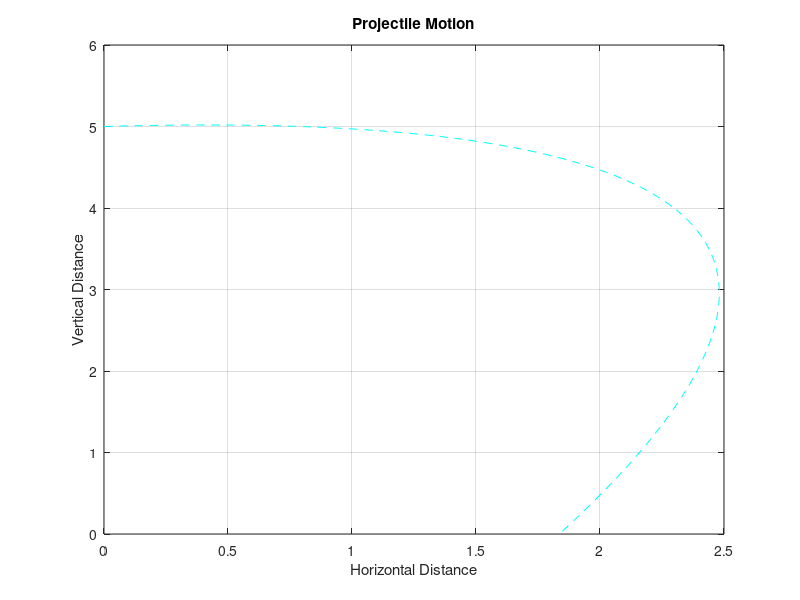

Recreate this plot in MATLAB.
hi = input('What is the initial height? ');
vi = input('What is the initial velocity? ');
theta = input('What is the angle in degrees? ');
axi = input('What is the acceleration in x? ');
ayi = input('What is the acceleration in y?: ');

t = 0:0.01:10000;

if ayi ~= 0
    ayi = -ayi;
    axi = -axi;
    
    %x-component
    vix = vi*cosd(theta);
    x = vix.*t + (1/2)*axi*(t.^2);

    %y-component
    viy = vi*sind(theta);
    y = hi + viy.*t + (1/2)*ayi*(t.^2); 

    neg_y = y<0;
    x(neg_y) = [];
    y(neg_y) = [];

    plot(x,y,'--c');
    grid on;
    xlabel('Horizontal Distance');
    ylabel('Vertical Distance');
    title('Projectile Motion');
    
else
    disp ('Invalid Input. Acceleration in y must not be 0')
end
